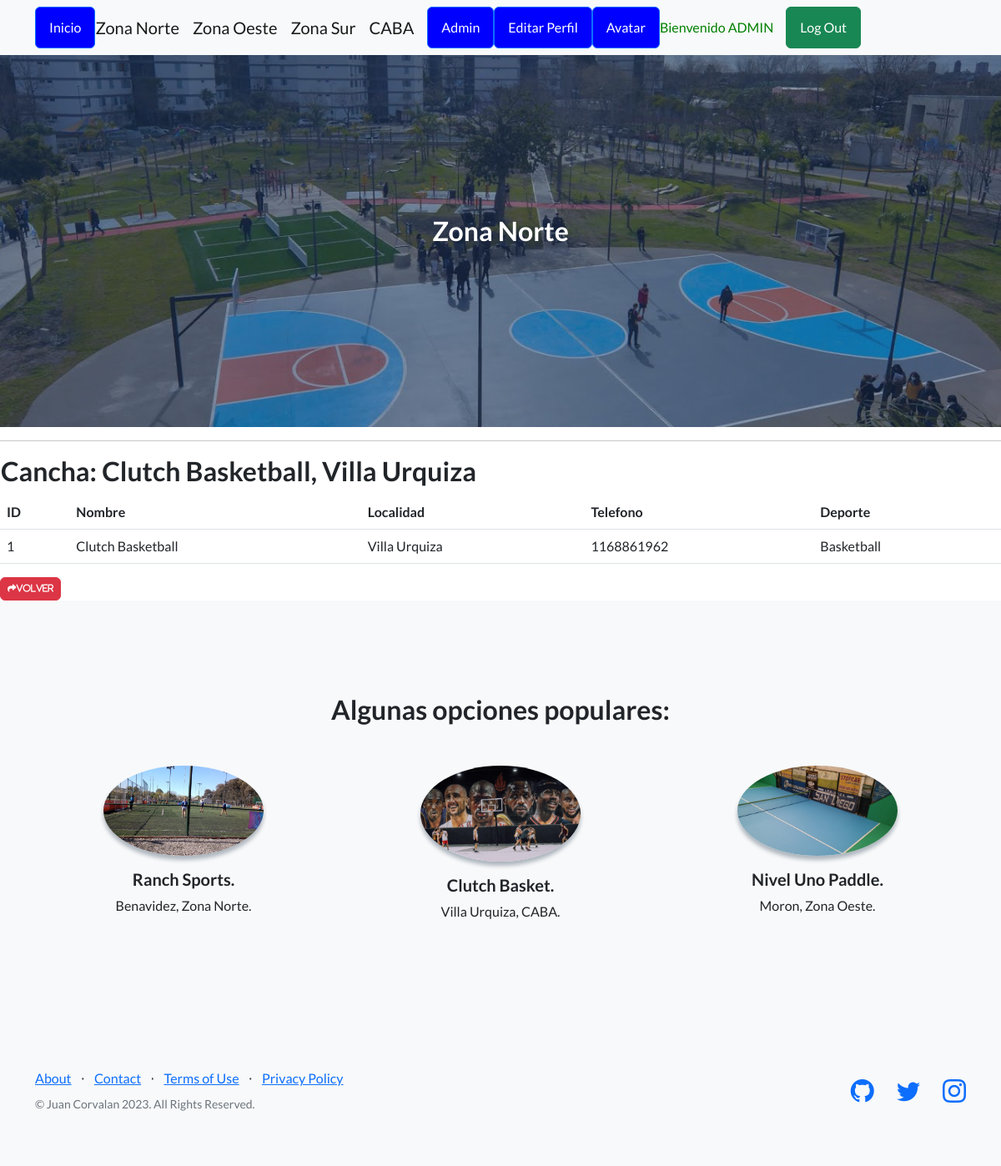
Page /aplicacion/detail_caba/1/ (signed in) on the committed database.
### aplicacion/models.py (models this page shows)
class Caba(models.Model):
    nombre = models.CharField(max_length=50)
    localidad = models.CharField(max_length=50)
    telefono = models.IntegerField()
    deporte = models.CharField(max_length=50)
    def __str__(self) -> str:
        return f"{self.nombre}, {self.localidad}"

### aplicacion/views.py (the view)
# urls.py: path('detail_caba/<int:pk>/', CabaDetail.as_view(), name="detail_caba"),
class CabaDetail(LoginRequiredMixin, DetailView):
    model = Caba

### aplicacion/templates/aplicacion/caba_detail.html (shortened to what this page needs)
{% extends 'aplicacion/paginaprincipal.html' %}
{% load static %}
{% block cabecera %}Zona Norte{% endblock cabecera %}
{% block contenido %}
<table>
    <tr>
        <td><h2>Cancha: {{object}}</h2></td>
    </tr>
</table>
<table class="table">
  <thead>
    <tr>
      <th>ID</th>
      <th>Nombre</th>
      <th>Localidad</th>
      <th>Telefono</th>
      <th>Deporte</th>
    </tr>
  </thead>
  <tbody>
    <tr>
      <td>{{ object.id }}</td>
      <td>{{ object.nombre }}</td>
      <td>{{ object.localidad }}</td>
      <td>{{ object.telefono }}</td>
      <td>{{ object.deporte }}</td>
    </tr>
  </tbody>
</table>
<a
href="{% url 'caba' %}"
class="btn btn-danger"
style="--bs-btn-padding-y: .25rem; --bs-btn-padding-x: .5rem; --bs-btn-font-size: .75rem;"
><i class="fa fa-share fa-sm" title="List Back">Volver</i>
</a>
{% endblock contenido %}

### aplicacion/templates/aplicacion/paginaprincipal.html (shortened to what this page needs)
<!DOCTYPE html>
<html lang="en">
    <head>
        {% load static %}
        <link href="https://cdn.jsdelivr.net/npm/bootstrap-icons@1.5.0/font/bootstrap-icons.css" rel="stylesheet" type="text/css" />
        <link rel="stylesheet" href="https://cdnjs.cloudflare.com/ajax/libs/font-awesome/6.4.0/css/all.min.css"/>
        <link href="{% static 'aplicacion/css/styles.css' %}" rel="stylesheet" />
    </head>
    <body>
<nav class="navbar navbar-light bg-light static-top">
    <div class="container d-flex justify-content-between">
        <div class="d-flex align-items-center">
            <a class="btn btn-primary mr-3" href="{% url 'inicio' %}" style="background-color: blue; color: white;">Inicio</a>
            {% if user.is_authenticated %}
                <a class="navbar-brand mr-3" href="{% url 'zona norte' %}">Zona Norte</a>
                <a class="navbar-brand mr-3" href="{% url 'zona oeste' %}">Zona Oeste</a>
                <a class="navbar-brand mr-3" href="{% url 'zona sur' %}">Zona Sur</a>
                <a class="navbar-brand mr-3" href="{% url 'caba' %}">CABA</a>
                <a class="btn btn-primary mr-3" href="{% url 'admin:index' %}" style="background-color: blue; color: white;">Admin</a>
                <a class="btn btn-primary mr-3" href="{% url 'editar_form' %}" style="background-color: blue; color: white;">Editar Perfil</a>
                <a class="btn btn-primary mr-3" href="{% url 'agregar_avatar' %}" style="background-color: blue; color: white;">Avatar</a>
                <p style="color:green; margin-right: 15px;" class="mb-0">Bienvenido {{ user.username|upper }}</p>
                <a class="btn btn-success ml-auto" href="{% url 'logout' %}">Log Out</a>
            {% endif %}
        </div>
    </div>
</nav>
        <header class="masthead">
            <div class="container position-relative">
                <div class="row justify-content-center">
                    <div class="col-xl-6">
                        <div class="text-center text-white">
                            <h2 class="mb-4">
                                {% block cabecera %}{% endblock cabecera %}
                            </h2>
                        </div>
                    </div>
                </div>
            </div>
        </header>
        <hr>
        {% block contenido %}
        {% endblock contenido %}
       <section class="testimonials text-center bg-light">
            <div class="container">
                <h2 class="mb-5">Algunas opciones populares:</h2>
                <div class="row">
                    <div class="col-lg-4">
                        <div class="testimonial-item mx-auto mb-5 mb-lg-0">
                            <img class="img-fluid rounded-circle mb-3" src="{% static 'aplicacion/assets/img/ranchsports.jpeg' %}" alt="..." />
                            <h5>Ranch Sports.</h5>
                            <p class="font-weight-light mb-0">Benavidez, Zona Norte.</p>
                        </div>
                    </div>
                    <div class="col-lg-4">
                        <div class="testimonial-item mx-auto mb-5 mb-lg-0">
                            <img class="img-fluid rounded-circle mb-3" src="{% static 'aplicacion/assets/img/clutch-caba.jpeg' %}" alt="..." />
                            <h5>Clutch Basket.</h5>
                            <p class="font-weight-light mb-0">Villa Urquiza, CABA.</p>
                        </div>
                    </div>
                    <div class="col-lg-4">
                        <div class="testimonial-item mx-auto mb-5 mb-lg-0">
                            <img class="img-fluid rounded-circle mb-3" src="{% static 'aplicacion/assets/img/2021-03-28.jpg' %}" alt="..." />
                            <h5>Nivel Uno Paddle.</h5>
                            <p class="font-weight-light mb-0">Moron, Zona Oeste.</p>
                        </div>
                    </div>
                </div>
            </div>
        </section>
        <footer class="footer bg-light">
            <div class="container">
                <div class="row">
                    <div class="col-lg-6 h-100 text-center text-lg-start my-auto">
                        <ul class="list-inline mb-2">
                            <li class="list-inline-item"><a href="#!">About</a></li>
                            <li class="list-inline-item">⋅</li>
                            <li class="list-inline-item"><a href="#!">Contact</a></li>
                            <li class="list-inline-item">⋅</li>
                            <li class="list-inline-item"><a href="#!">Terms of Use</a></li>
                            <li class="list-inline-item">⋅</li>
                            <li class="list-inline-item"><a href="#!">Privacy Policy</a></li>
                        </ul>
                        <p class="text-muted small mb-4 mb-lg-0">&copy; Juan Corvalan 2023. All Rights Reserved.</p>
                    </div>
                    <div class="col-lg-6 h-100 text-center text-lg-end my-auto">
                        <ul class="list-inline mb-0">
                            <li class="list-inline-item me-4">
                                <a href="https://github.com/JuaniCorvalan"><i class="bi-github fs-3"></i></a>
                            </li>
                            <li class="list-inline-item me-4">
                                <a href="https://twitter.com/JuaniCorvalan7"><i class="bi-twitter fs-3"></i></a>
                            </li>
                            <li class="list-inline-item">
                                <a href="https://www.instagram.com/juanicorvalan/"><i class="bi-instagram fs-3"></i></a>
                            </li>
                        </ul>
                    </div>
                </div>
            </div>
        </footer>
    </body>
</html>

### rows in the picture
Caba: nombre+localidad "Clutch Basketball, Villa Urquiza", id "1", nombre "Clutch Basketball", localidad "Villa Urquiza", telefono "1168861962", deporte "Basketball"

### other values in the picture
{{ user.username|upper }} "ADMIN"
